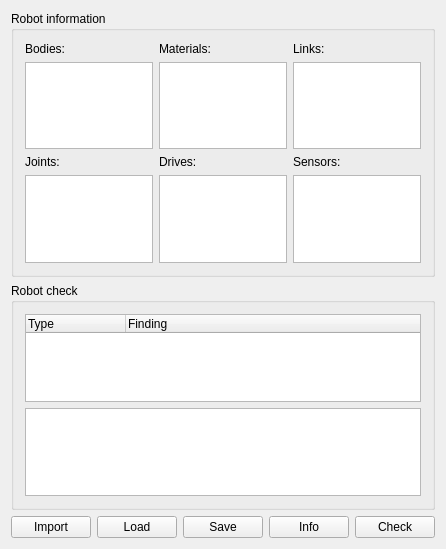
<?xml version="1.0" encoding="UTF-8"?>
<ui version="4.0" stdsetdef="1">
  <author></author>
  <comment></comment>
  <exportmacro></exportmacro>
  <class>SIG_RobotBase</class>
  <widget class="QWidget" name="SIG_RobotBase">
    <property name="geometry">
      <rect>
        <x>0</x>
        <y>0</y>
        <width>394</width>
        <height>549</height>
      </rect>
    </property>
    <property name="windowTitle">
      <string>Robot</string>
    </property>
    <layout class="QGridLayout">
      <property name="margin">
        <number>11</number>
      </property>
      <property name="spacing">
        <number>6</number>
      </property>
      <item row="0" column="0">
        <widget class="QGroupBox" name="groupboxRobotInfo">
          <property name="title">
            <string>Robot information</string>
          </property>
          <layout class="QVBoxLayout">
            <property name="margin">
              <number>11</number>
            </property>
            <property name="spacing">
              <number>6</number>
            </property>
            <item>
              <layout class="QGridLayout">
                <property name="margin">
                  <number>0</number>
                </property>
                <property name="spacing">
                  <number>6</number>
                </property>
                <item row="0" column="2">
                  <layout class="QVBoxLayout">
                    <property name="margin">
                      <number>0</number>
                    </property>
                    <property name="spacing">
                      <number>6</number>
                    </property>
                    <item>
                      <widget class="QLabel" name="textlabelLinks">
                        <property name="text">
                          <string>Links:</string>
                        </property>
                        <property name="wordWrap">
                          <bool>false</bool>
                        </property>
                      </widget>
                    </item>
                    <item>
                      <widget class="QListWidget" name="listboxLinks">
                        <property name="selectionMode">
                          <enum>QAbstractItemView::NoSelection</enum>
                        </property>
                        <property name="toolTip">
                          <string>The links of the current robot model.</string>
                        </property>
                      </widget>
                    </item>
                  </layout>
                </item>
                <item row="0" column="1">
                  <layout class="QVBoxLayout">
                    <property name="margin">
                      <number>0</number>
                    </property>
                    <property name="spacing">
                      <number>6</number>
                    </property>
                    <item>
                      <widget class="QLabel" name="textlabelMaterials">
                        <property name="text">
                          <string>Materials:</string>
                        </property>
                        <property name="wordWrap">
                          <bool>false</bool>
                        </property>
                      </widget>
                    </item>
                    <item>
                      <widget class="QListWidget" name="listboxMaterials">
                        <property name="frameShape">
                          <enum>QFrame::StyledPanel</enum>
                        </property>
                        <property name="frameShadow">
                          <enum>QFrame::Sunken</enum>
                        </property>
                        <property name="selectionMode">
                          <enum>QAbstractItemView::NoSelection</enum>
                        </property>
                        <property name="toolTip">
                          <string>All materials that the current robot model uses.</string>
                        </property>
                      </widget>
                    </item>
                  </layout>
                </item>
                <item row="0" column="0">
                  <layout class="QVBoxLayout">
                    <property name="margin">
                      <number>0</number>
                    </property>
                    <property name="spacing">
                      <number>6</number>
                    </property>
                    <item>
                      <widget class="QLabel" name="textlabelBodies">
                        <property name="text">
                          <string>Bodies:</string>
                        </property>
                        <property name="wordWrap">
                          <bool>false</bool>
                        </property>
                      </widget>
                    </item>
                    <item>
                      <widget class="QListWidget" name="listboxBodies">
                        <property name="selectionMode">
                          <enum>QAbstractItemView::NoSelection</enum>
                        </property>
                        <property name="toolTip">
                          <string>The bodies used by the current robot model.</string>
                        </property>
                      </widget>
                    </item>
                  </layout>
                </item>
                <item row="1" column="2">
                  <layout class="QVBoxLayout">
                    <property name="margin">
                      <number>0</number>
                    </property>
                    <property name="spacing">
                      <number>6</number>
                    </property>
                    <item>
                      <widget class="QLabel" name="textlabelSensors">
                        <property name="text">
                          <string>Sensors:</string>
                        </property>
                        <property name="wordWrap">
                          <bool>false</bool>
                        </property>
                      </widget>
                    </item>
                    <item>
                      <widget class="QListWidget" name="listboxSensors">
                        <property name="selectionMode">
                          <enum>QAbstractItemView::NoSelection</enum>
                        </property>
                        <property name="toolTip">
                          <string>The sensors used. Icons indicate the sensor type&lt;BR&gt;(joint, pitch, roll, contact).</string>
                        </property>
                      </widget>
                    </item>
                  </layout>
                </item>
                <item row="1" column="0">
                  <layout class="QVBoxLayout">
                    <property name="margin">
                      <number>0</number>
                    </property>
                    <property name="spacing">
                      <number>6</number>
                    </property>
                    <item>
                      <widget class="QLabel" name="textlabelJoints">
                        <property name="text">
                          <string>Joints:</string>
                        </property>
                        <property name="wordWrap">
                          <bool>false</bool>
                        </property>
                      </widget>
                    </item>
                    <item>
                      <widget class="QListWidget" name="listboxJoints">
                        <property name="selectionMode">
                          <enum>QAbstractItemView::NoSelection</enum>
                        </property>
                        <property name="toolTip">
                          <string>All joints of the current robot model. Icons indicate the type (rotational, translational, cylindrical).</string>
                        </property>
                      </widget>
                    </item>
                  </layout>
                </item>
                <item row="1" column="1">
                  <layout class="QVBoxLayout">
                    <property name="margin">
                      <number>0</number>
                    </property>
                    <property name="spacing">
                      <number>6</number>
                    </property>
                    <item>
                      <widget class="QLabel" name="textlabelDrives">
                        <property name="text">
                          <string>Drives:</string>
                        </property>
                        <property name="wordWrap">
                          <bool>false</bool>
                        </property>
                      </widget>
                    </item>
                    <item>
                      <widget class="QListWidget" name="listboxDrives">
                        <property name="selectionMode">
                          <enum>QAbstractItemView::NoSelection</enum>
                        </property>
                        <property name="toolTip">
                          <string>Drives used in the current robot model. Icons indicate the type (absolute, relative, force, servo).</string>
                        </property>
                      </widget>
                    </item>
                  </layout>
                </item>
              </layout>
            </item>
          </layout>
        </widget>
      </item>
      <item row="1" column="0">
        <widget class="QGroupBox" name="groupboxRobotCheck">
          <property name="title">
            <string>Robot check</string>
          </property>
          <layout class="QVBoxLayout">
            <property name="margin">
              <number>11</number>
            </property>
            <property name="spacing">
              <number>6</number>
            </property>
            <item>
              <widget class="QTreeWidget" name="listviewFindings">
                <property name="rootIsDecorated">
                  <bool>false</bool>
                </property>
                <property name="allColumnsShowFocus">
                  <bool>true</bool>
                </property>
                <column>
                  <property name="text">
                    <string>Type</string>
                  </property>
                </column>
                <column>
                  <property name="text">
                    <string>Finding</string>
                  </property>
                </column>
              </widget>
            </item>
            <item>
              <widget class="QTextEdit" name="texteditFindingDetail">
                <property name="readOnly">
                  <bool>true</bool>
                </property>
              </widget>
            </item>
          </layout>
        </widget>
      </item>
      <item row="2" column="0">
        <layout class="QHBoxLayout">
          <property name="margin">
            <number>0</number>
          </property>
          <property name="spacing">
            <number>6</number>
          </property>
          <item>
            <spacer name="Spacer1">
              <property name="sizeHint">
                <size>
                  <width>20</width>
                  <height>20</height>
                </size>
              </property>
              <property name="sizeType">
                <enum>QSizePolicy::Expanding</enum>
              </property>
              <property name="orientation">
                <enum>Qt::Horizontal</enum>
              </property>
            </spacer>
          </item>
          <item>
            <widget class="QPushButton" name="pushbuttonImport">
              <property name="text">
                <string>Import</string>
              </property>
              <property name="toolTip">
                <string>Import a *.rrb file.</string>
              </property>
            </widget>
          </item>
          <item>
            <widget class="QPushButton" name="pushbuttonLoad">
              <property name="text">
                <string>Load</string>
              </property>
              <property name="toolTip">
                <string>Load a robot (*.crb format).</string>
              </property>
            </widget>
          </item>
          <item>
            <widget class="QPushButton" name="pushbuttonSave">
              <property name="text">
                <string>Save</string>
              </property>
              <property name="toolTip">
                <string>Save this robot as a compiled robot model (*.crb).</string>
              </property>
            </widget>
          </item>
          <item>
            <widget class="QPushButton" name="pushbuttonRobInfo">
              <property name="text">
                <string>Info</string>
              </property>
              <property name="toolTip">
                <string>Display information about the current robot.</string>
              </property>
            </widget>
          </item>
          <item>
            <widget class="QPushButton" name="pushbuttonRobCheck">
              <property name="text">
                <string>Check</string>
              </property>
              <property name="toolTip">
                <string>List what will probably make an evolution with this robot fail or mislead.</string>
              </property>
            </widget>
          </item>
        </layout>
      </item>
    </layout>
  </widget>
  <tabstops>
    <tabstop>listboxBodies</tabstop>
    <tabstop>listboxMaterials</tabstop>
    <tabstop>listboxLinks</tabstop>
    <tabstop>listboxJoints</tabstop>
    <tabstop>listboxDrives</tabstop>
    <tabstop>listboxSensors</tabstop>
    <tabstop>pushbuttonImport</tabstop>
    <tabstop>pushbuttonLoad</tabstop>
    <tabstop>pushbuttonSave</tabstop>
  </tabstops>
</ui>
